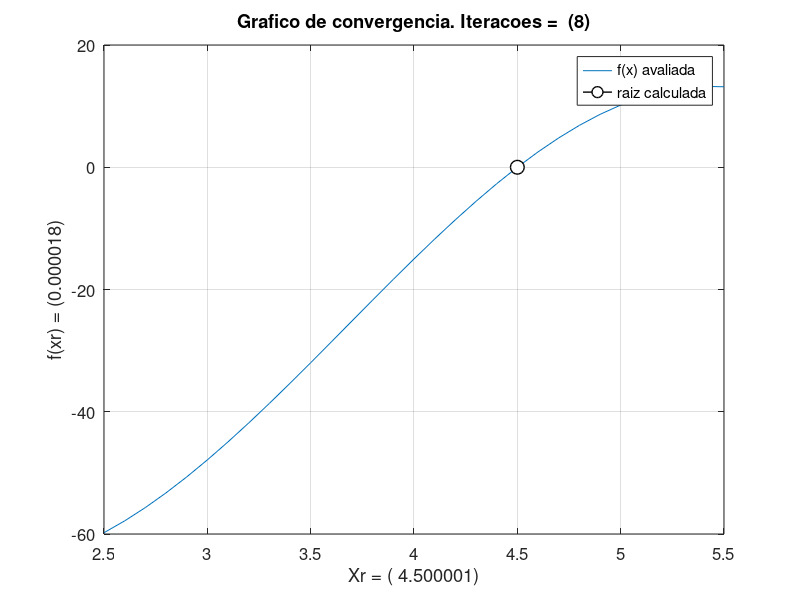

This chart was generated by the following MATLAB code:
function List1Exercise9()
  clc;
 #Initializing values
  xI   = 2.5;
  xU   = 5.5;
  cont = 0;
  max  = 1000;
  tol = 1e-5;
  [dadosX, dadosY, xR, fxR, i] = metodoDaFalsaPosicao(xI, xU, max, tol);
  printf('Colunas do grafico:');
  printf('\nEixoX: %.6f EixoY: %.6f', dadosX, dadosY);
  printf('Valor da raiz: %.6f', xR);
  printf('\nValor de Y na raiz: %.6f', fxR);
  printf('\nQuantidade de iteracoes necessarias: %d\n', i);
  plotaGrafico(dadosX, dadosY);
endfunction

#Calculate f(X)
function y = f(x)
  y = sin(x/2) .* (x - 9/2) .* (x + 29);
endfunction

#False position method
function [dadosX, dadosY, xR, fxR, i] = metodoDaFalsaPosicao(xI, xU, max, tol)
  dadosX = zeros(1, max);
  dadosY = zeros(1, max);
  xrVelho = inf;
  contU = 0;
  contI = 0;
  for i = 1: max
   fxI = f(xI);
   fxU = f(xU);
   xR = xU - (fxU * (xI - xU)) / (fxI - fxU);
   fxR = f(xR);
   dadosX(i) = xR;
   dadosY(i) = fxR;
    if fxI * fxR > 0
       xI = xR;
       contU = 0;
       contI += 1;
       if contI > 1
         fxI = fxI / 2; #if xI stuck, force to reduce itself
       endif
     else
       xU = xR;
       contI = 0;
       contU += 1;
        if contU > 1
         fxU = fxU / 2; #if xU stuck, force to reduce itself
        endif
     endif
    if abs(xrVelho - xR) <= tol
      dadosX = dadosX(1:i);
      dadosY = dadosY(1:i); #remove empty spaces by truncating the vector
      break;
    endif
    xrVelho = xR;
  endfor

endfunction

# Show the graph of f(x) and tangent lines of the false position method
function plotaGrafico(dadosX, dadosY)
  figure(1);
  qtdeFramesG = length(dadosX);
  x = 2.5:0.1:5.5;
  for cont = 1: qtdeFramesG
   clf;
   p1 = plot(x, f(x));
   hold on;
   p2 = plot(dadosX(cont), dadosY(cont), 'linewidth', 1, 'color', [0 0 0], 'marker',
   'o', 'markersize', 10, 'markerfacecolor', [1 1 1]);
   set(gca, 'fontsize', 12);
   xlabel(sprintf('Xr = ( %.6f)', dadosX(cont)));
   ylabel(sprintf('f(xr) = (%.6f)', dadosY(cont)));
   legend([p1, p2], {'f(x) avaliada', 'raiz calculada'});
   title(sprintf('Grafico de convergencia. Iteracoes =  (%d)', cont));
   grid on;
   pause(0.5);
  endfor
endfunction
